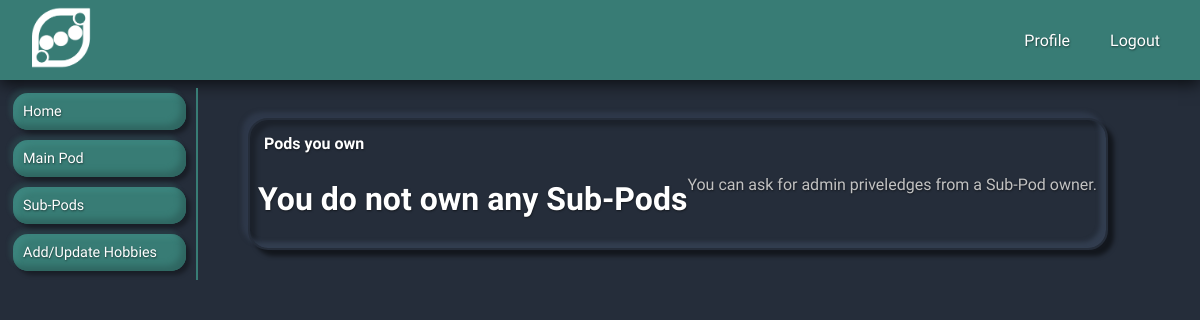
The page /sub_pods/manage (signed in) on the database as committed earlier.
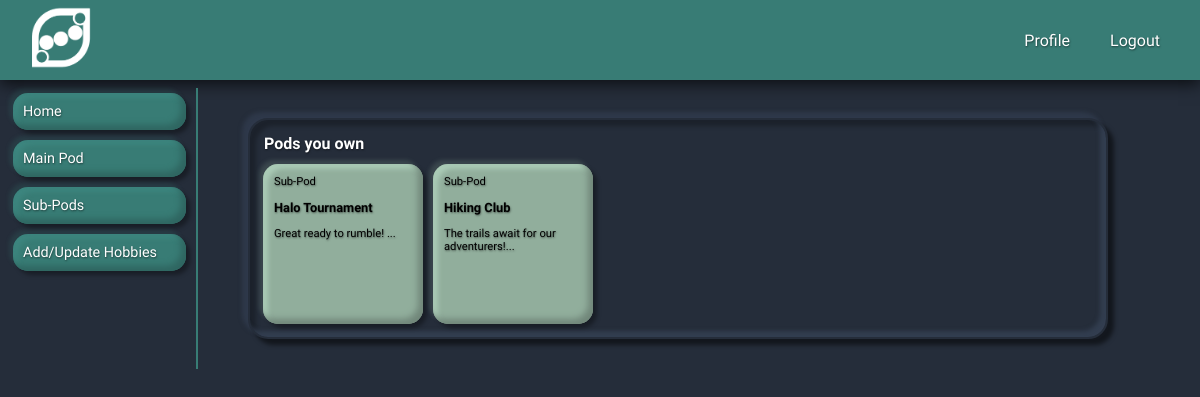
The same page on the database as committed later.
### models.py (models this page shows)
class SubPod(db.Model):
    __tablename__ = 'sub_pods'
    id = db.Column(db.Integer, primary_key=True, autoincrement=True)
    pod_id = db.Column(db.Integer, db.ForeignKey('pods.id'))
    name = db.Column(db.String(30), unique=True, nullable=False)
    description = db.Column(db.Text)

### app.py (the view)
@app.route('/sub_pods/manage')
def manage_sub_pod():
    user, pod, pod_member = is_pod_member()
    if not g.user:
        flash("Access unauthorized.", "error")
        return redirect("/")
    sub_pods = user.sub_pods
    sub_pods_owned = None
    if sub_pods:
        is_sub_pod_owner = SubPodUser.query.filter(SubPodUser.pod_id==pod.id,
                                                 SubPodUser.user_id==user.id,
                                                 SubPodUser.owner.is_(True)).all()
        sub_pods_owned = [SubPod.query.get(sub_pod.sub_pod_id) for sub_pod in is_sub_pod_owner]
        return render_template('/pods/manage_subpod.html', pod=pod, sub_pods_owned=sub_pods_owned, pod_member=pod_member)
    return render_template('/pods/manage_subpod.html', pod=pod, pod_member=pod_member, sub_pods_owned=sub_pods_owned)

### app.py (called while the page is built)
def is_pod_member():
    if g.user:
        user = User.query.get(int(session[CURRENT_USER]))
        empty_tupple = (None,None,None)
        if user:
            main_pod = user.pods
            if main_pod:
                main_pod = user.pods[0]
                pod_member = PodUser.query.filter(PodUser.pod_id==main_pod.id, PodUser.user_id==user.id).first()
                if pod_member:
                    return user, main_pod, pod_member
                else:
                    return empty_tupple
            else:
                return empty_tupple

@app.before_request
def add_user_to_g():
    if CURRENT_USER in session:
        g.user = User.query.get(session[CURRENT_USER])
    else:
        g.user = None

### templates/pods/manage_subpod.html (shortened to what this page needs)
{% extends '/users/user_menu.html' %}
{% block dashboard %}
<div class="horizontal_scroll_container">
    <h4 class="low_margin_title">Pods you own</h4>
    <div class="pods_container">
        {% if sub_pods_owned %}
        {% for sub_pod in sub_pods_owned %}
        <a href="/sub_pods/edit/{{sub_pod.id}}">
            <div class="sub_pod_thumbnail">
                <p class="pod_thumbnail_text">
                    Sub-Pod
                </p>
                <p class="pod_thumbnail_text_title black_font">
                    {{ sub_pod.name }}
                </p>
                <p class="pod_thumbnail_text">
                    {{ sub_pod.description[0:100] }}...
                </p>
            </div>
        </a>
        {% endfor %}
        {% else %}
        <h1 class="main_title">You do not own any Sub-Pods</h1>
        <p class="sub_title">You can ask for admin priveledges from a Sub-Pod owner.</p>
        {% endif %}
    </div>
</div>
{% endblock %}

Rows that differ between the two databases and show on the page:
added SubPod: name "Halo Tournament", description "Great ready to rumble!"
added SubPod: name "Hiking Club", description "The trails await for our adventurers!"
Other text that changed with them:
text no longer shown: "You do not own any Sub-Pods You can ask for admin priveledges from a Sub-Pod owner."
